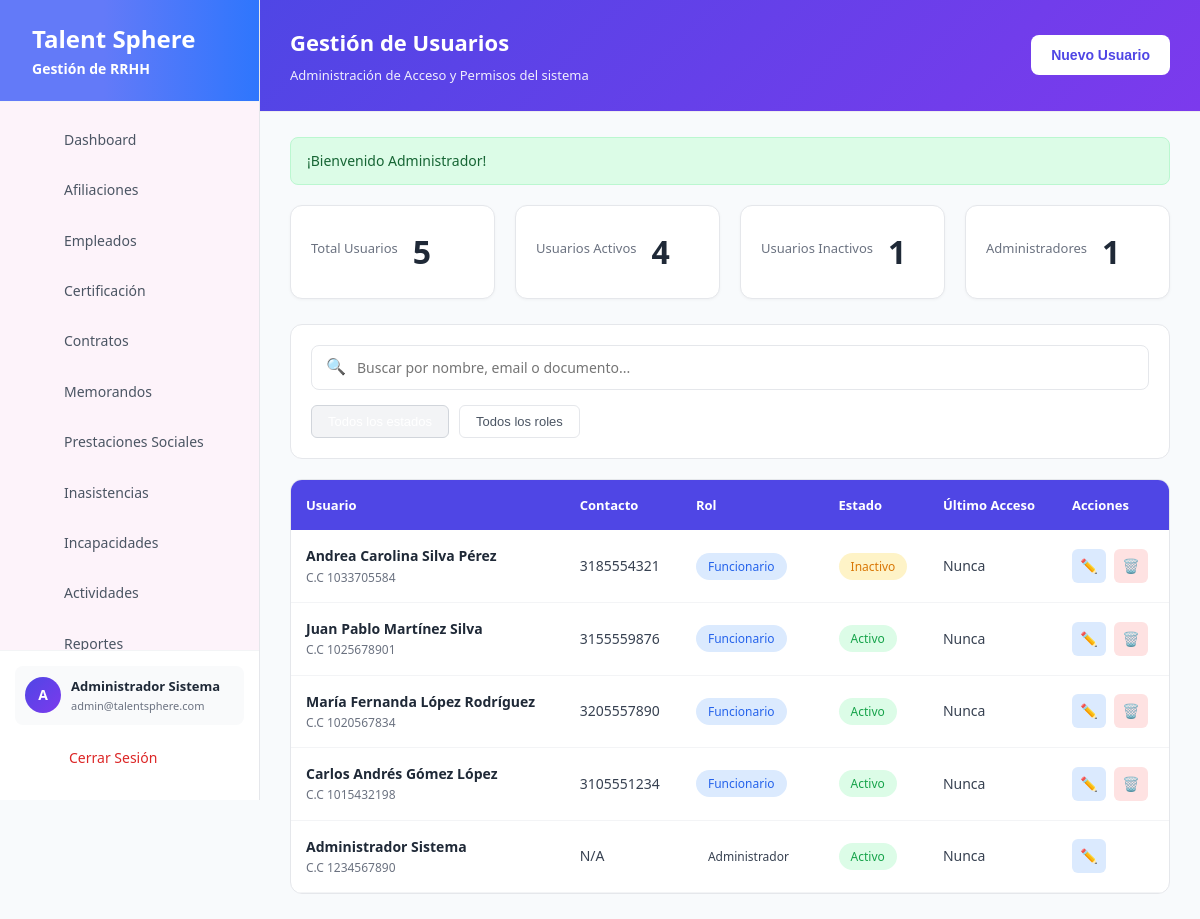
The app's page /index.php?ruta=usuarios (signed in) with its own data.
### tables this page shows
CREATE TABLE IF NOT EXISTS usuarios (
    id INT AUTO_INCREMENT PRIMARY KEY,
    nombres VARCHAR(100) NOT NULL,
    apellidos VARCHAR(100) NOT NULL,
    username VARCHAR(50) UNIQUE,
    tipo_documento ENUM('CC', 'CE', 'TI', 'PA') DEFAULT 'CC',
    num_documento VARCHAR(20) NOT NULL,
    email VARCHAR(150) NOT NULL UNIQUE,
    password VARCHAR(255) NOT NULL,
    telefono VARCHAR(20),
    fecha_nacimiento DATE,
    rol ENUM('Administrador', 'Funcionario') DEFAULT 'Funcionario',
    estado ENUM('Activo', 'Inactivo') DEFAULT 'Activo',
    fecha_registro DATETIME DEFAULT CURRENT_TIMESTAMP,
    ultimo_acceso DATETIME,
    token_recuperacion VARCHAR(100) DEFAULT NULL,
    token_expiracion DATETIME DEFAULT NULL,
    
    INDEX idx_email (email),
    INDEX idx_username (username),
    INDEX idx_estado (estado),
    INDEX idx_rol (rol)
);

### controlador/UsuarioControlador.php (called while the page is built, shortened)
<?php
class UsuarioControlador
{
    private $usuarioModelo;
    public function __construct()
    {
        $this->usuarioModelo = new Usuario(BaseDatos::conectar());
    }
    public function index()
    {
        $usuarios = $this->usuarioModelo->obtenerTodos();
        $stats = [
            'total' => $this->usuarioModelo->contarTotal(),
            'activos' => $this->usuarioModelo->contarPorEstado(ESTADO_ACTIVO),
            'inactivos' => $this->usuarioModelo->contarPorEstado(ESTADO_INACTIVO),
            'admins' => $this->usuarioModelo->contarPorRol(ROL_ADMIN)
        ];
        require_once 'vista/usuarios/index.php';
    }
}

### config/helpers.php (called while the page is built, shortened)
<?php
function getMensaje() {
    if (isset($_SESSION['mensaje'])) {
        $mensaje = $_SESSION['mensaje'];
        return $mensaje;
    }
    return null;
}
function url($ruta = '') {
    return "index.php?ruta=" . $ruta;
}
function formatearUltimoAcceso($fecha) {
    if (!$fecha) {
        return 'Nunca';
    }
    $timestamp = strtotime($fecha);
    return date('d/m/Y', $timestamp);
}

### config/BaseDatos.php (called while the page is built, shortened)
<?php
class BaseDatos {
    private static $instancia = null;
    private $conexion = null;
    private function __construct() {
        $dsn = 'mysql:host=' . DB_HOST . ';dbname=' . DB_NAME . ';charset=utf8mb4';
        $opciones = [
            PDO::ATTR_ERRMODE            => PDO::ERRMODE_EXCEPTION,
            PDO::ATTR_DEFAULT_FETCH_MODE => PDO::FETCH_ASSOC,
            PDO::ATTR_EMULATE_PREPARES   => false,
        ];
        try {
            $this->conexion = new PDO($dsn, DB_USER, DB_PASS, $opciones);
        } catch (PDOException $e) {
            throw new Exception("Error de conexión a la Base de Datos: " . $e->getMessage());
        }
    }
    public static function getInstancia(): BaseDatos {
        if (self::$instancia === null) {
            self::$instancia = new self();
        }
        return self::$instancia;
    }
    public function getConexion(): PDO {
        return $this->conexion;
    }
    public static function conectar(): PDO {
        return self::getInstancia()->getConexion();
    }
}

### modelo/Usuario.php (called while the page is built, shortened)
<?php
class Usuario
{
    private $db;
    public function __construct(\PDO $db)
    {
        $this->db = $db;
    }
    public function obtenerTodos()
    {
        $sql = "SELECT * FROM usuarios ORDER BY id DESC";
        $stmt = $this->db->query($sql);
        return $stmt->fetchAll();
    }
    public function contarPorEstado($estado)
    {
        $sql = "SELECT COUNT(*) as total FROM usuarios WHERE estado = :estado";
        $stmt = $this->db->prepare($sql);
        $stmt->execute(['estado' => $estado]);
        $resultado = $stmt->fetch();
        return $resultado['total'];
    }
    public function contarPorRol($rol)
    {
        $sql = "SELECT COUNT(*) as total FROM usuarios WHERE rol = :rol";
        $stmt = $this->db->prepare($sql);
        $stmt->execute(['rol' => $rol]);
        $resultado = $stmt->fetch();
        return $resultado['total'];
    }
    public function contarTotal()
    {
        $sql = "SELECT COUNT(*) as total FROM usuarios";
        $stmt = $this->db->query($sql);
        $resultado = $stmt->fetch();
        return $resultado['total'];
    }
}

### vista/usuarios/index.php (the view, shortened to what this page needs)
<!DOCTYPE html>
<html lang="es">
<head>
    <link rel="stylesheet" href="assets/css/styles.css">
</head>
<body>
    <div class="page-container">
        <aside class="sidebar">
            <div class="sidebar-brand">
                <div class="brand-text">
                    <span class="title">Talent Sphere</span>
                    <span class="sub">Gestión de RRHH</span>
                </div>
            </div>
            <nav class="sidebar-menu">
                <a href="<?= url('dashboard') ?>" class="menu-item">
                    <span>Dashboard</span>
                </a>
                <a href="#" class="menu-item">
                    <span>Afiliaciones</span>
                </a>
                <a href="#" class="menu-item">
                    <span>Empleados</span>
                </a>
                <a href="#" class="menu-item">
                    <span>Certificación</span>
                </a>
                <a href="#" class="menu-item">
                    <span>Contratos</span>
                </a>
                <a href="#" class="menu-item">
                    <span>Memorandos</span>
                </a>
                <a href="#" class="menu-item">
                    <span>Prestaciones Sociales</span>
                </a>
                <a href="#" class="menu-item">
                    <span>Inasistencias</span>
                </a>
                <a href="#" class="menu-item">
                    <span>Incapacidades</span>
                </a>
                <a href="#" class="menu-item">
                    <span>Actividades</span>
                </a>
                <a href="#" class="menu-item">
                    <span>Reportes</span>
                </a>
            </nav>
            <div class="sidebar-footer">
                <div class="user-info">
                    <div class="user-avatar"><?= strtoupper(substr($_SESSION['usuario_nombre'] ?? 'U', 0, 1)) ?></div>
                    <div class="user-details">
                        <span class="name"><?= htmlspecialchars($_SESSION['usuario_nombre'] ?? 'Usuario') ?></span>
                        <span class="email"><?= htmlspecialchars($_SESSION['usuario_email'] ?? '') ?></span>
                    </div>
                </div>
                <a href="<?= url('logout') ?>" class="menu-item" style="color: #dc2626;">
                    <span>Cerrar Sesión</span>
                </a>
            </div>
        </aside>
        <main class="main-content">
            <header class="page-header">
                <div class="header-left">
                    <h1> Gestión de Usuarios</h1>
                    <p>Administración de Acceso y Permisos del sistema</p>
                </div>
                <button class="btn-new" onclick="abrirModalNuevo()">
                    Nuevo Usuario
                </button>
            </header>
            <div class="content-area">
                <?php $mensaje = getMensaje(); ?>
                <?php if ($mensaje): ?>
                    <div class="alert alert-<?= $mensaje['tipo'] ?>">
                        <?= $mensaje['texto'] ?>
                    </div>
                <?php endif; ?>
                <div class="stats-grid">
                    <div class="stat-card">
                        <div class="label">Total Usuarios</div>
                        <div class="value"><?= $stats['total'] ?? 0 ?></div>
                    </div>
                    <div class="stat-card">
                        <div class="label">Usuarios Activos</div>
                        <div class="value"><?= $stats['activos'] ?? 0 ?></div>
                    </div>
                    <div class="stat-card">
                        <div class="label">Usuarios Inactivos</div>
                        <div class="value"><?= $stats['inactivos'] ?? 0 ?></div>
                    </div>
                    <div class="stat-card">
                        <div class="label">Administradores</div>
                        <div class="value"><?= $stats['admins'] ?? 0 ?></div>
                    </div>
                </div>
                <div class="filters-card">
                    <div class="search-box">
                        <input type="text" id="buscar" placeholder="Buscar por nombre, email o documento...">
                    </div>
                    <div class="filter-buttons">
                        <button class="filter-btn active">Todos los estados</button>
                        <button class="filter-btn">Todos los roles</button>
                    </div>
                </div>
                <div class="table-card">
                    <table class="data-table">
                        <thead>
                            <tr>
                                <th>Usuario</th>
                                <th>Contacto</th>
                                <th>Rol</th>
                                <th>Estado</th>
                                <th>Último Acceso</th>
                                <th>Acciones</th>
                            </tr>
                        </thead>
                        <tbody id="tabla-body">
                            <?php if (empty($usuarios)): ?>
                                <tr>
                                    <td colspan="6" style="text-align: center; padding: 40px; color: #6b7280;">
                                        No hay usuarios registrados
                                    </td>
                                </tr>
                            <?php else: ?>
                                <?php foreach ($usuarios as $u): ?>
                                    <tr>
                                        <td>
                                            <div class="user-cell">
                                                <div class="name"><?= htmlspecialchars($u['nombres'] . ' ' . $u['apellidos']) ?></div>
                                                <div class="doc">C.C <?= htmlspecialchars($u['num_documento']) ?></div>
                                            </div>
                                        </td>
                                        <td><?= htmlspecialchars($u['telefono'] ?: 'N/A') ?></td>
                                        <td>
                                            <span class="tag <?= strtolower($u['rol']) ?>"><?= $u['rol'] ?></span>
                                        </td>
                                        <td>
                                            <span class="tag <?= strtolower($u['estado']) ?>"><?= $u['estado'] ?></span>
                                        </td>
                                        <td><?= formatearUltimoAcceso($u['ultimo_acceso']) ?></td>
                                        <td>
                                            <div class="actions">
                                                <button class="btn-action btn-edit" onclick="abrirModalEditar(<?= $u['id'] ?>)" title="Editar">✏️</button>
                                                <?php if ($u['id'] != $_SESSION['usuario_id']): ?>
                                                    <button class="btn-action btn-delete" onclick="eliminarUsuario(<?= $u['id'] ?>)" title="Eliminar">🗑️</button>
                                                <?php endif; ?>
                                            </div>
                                        </td>
                                    </tr>
                                <?php endforeach; ?>
                            <?php endif; ?>
                        </tbody>
                    </table>
                </div>
            </div>
        </main>
    </div>
</body>
</html>

### assets/css/styles.css (style rules this page uses)
* { margin: 0; padding: 0; box-sizing: border-box; }
body { font-family: 'Segoe UI', Tahoma, Geneva, Verdana, sans-serif; line-height: 1.6; color: #333; background: #f5f7fa; }
a { text-decoration: none; color: inherit; }
button { cursor: pointer; border: none; outline: none; }
input, select, textarea { font-family: inherit; outline: none; }
.alert { padding: 15px 20px; border-radius: 8px; margin-bottom: 20px; font-size: 14px; }
.alert-success { background: #d1fae5; color: #059669; border: 1px solid #a7f3d0; }
.sidebar { width: 240px; height: 100vh; background: #FFF; position: fixed; left: 0; top: 0; z-index: 100; display: flex; flex-direction: column; transition: transform 0.3s; }
.sidebar-brand { display: flex; align-items: center; gap: 10px; color: #FFF; background: linear-gradient(to right, #637af8 40%, #2e76fd 100%); }
.brand-text { display: flex; flex-direction: column; }
.sidebar-menu { flex: 1; padding: 10px 0; overflow-y: auto; background-color: rgba(206, 21, 151, 0.05); }
.menu-item { display: flex; align-items: center; gap: 12px; padding: 11px 18px; color: #4A4545; font-size: 15px; font-weight: 500; border-left: 3px solid transparent; transition: all 0.3s; }
.user-avatar { width: 38px; height: 38px; background: #ec4899; border-radius: 50%; display: flex; align-items: center; justify-content: center; color: #fff; font-weight: 600; font-size: 15px; }
.user-details { display: flex; flex-direction: column; }
.main-content { flex: 1; margin-left: 240px; }
.page-header { background: #fff; padding: 20px 25px; display: flex; align-items: center; gap: 15px; border-bottom: 1px solid #eee; }
.stat-card { background: #fff; border-radius: 10px; padding: 18px 20px; display: flex; align-items: center; gap: 15px; box-shadow: 0 1px 3px rgba(0,0,0,0.04); }
.btn-new { margin-left: auto; display: flex; align-items: center; gap: 8px; padding: 10px 18px; background: #fff; border-radius: 8px; font-size: 13px; color: #333; font-weight: 500; transition: background 0.3s; }
.filter-btn { padding: 10px 18px; border: 1px solid #e5e5e5; border-radius: 6px; background: #fff; font-size: 13px; color: #666; cursor: pointer; transition: all 0.3s; }
.filter-btn:hover, .filter-btn.active { background: #4f46e5; color: #fff; border-color: #4f46e5; }
.user-cell { display: flex; flex-direction: column; }

### records on screen
usuarios: nombres+apellidos "Andrea Carolina Silva Pérez", num_documento "1033705584", telefono "3185554321", rol "Funcionario", estado "Inactivo", ultimo_acceso "Nunca"
usuarios: nombres+apellidos "Juan Pablo Martínez Silva", num_documento "1025678901", telefono "3155559876", rol "Funcionario", estado "Activo", ultimo_acceso "Nunca"
usuarios: nombres+apellidos "María Fernanda López Rodríguez", num_documento "1020567834", telefono "3205557890", rol "Funcionario", estado "Activo", ultimo_acceso "Nunca"
usuarios: nombres+apellidos "Carlos Andrés Gómez López", num_documento "1015432198", telefono "3105551234", rol "Funcionario", estado "Activo", ultimo_acceso "Nunca"
usuarios: nombres+apellidos "Administrador Sistema", num_documento "1234567890", telefono "N/A", rol "Administrador", estado "Activo", ultimo_acceso "Nunca"

### other values on screen
substr($_SESSION['usuario_nombre'] ?? 'U', 0, 1) "A"
$_SESSION['usuario_nombre'] "Administrador Sistema"
$_SESSION['usuario_email'] "admin@talentsphere.com"
$mensaje['texto'] "¡Bienvenido Administrador!"
$stats['total'] "5"
$stats['activos'] "4"
$stats['inactivos'] "1"
$stats['admins'] "1"
